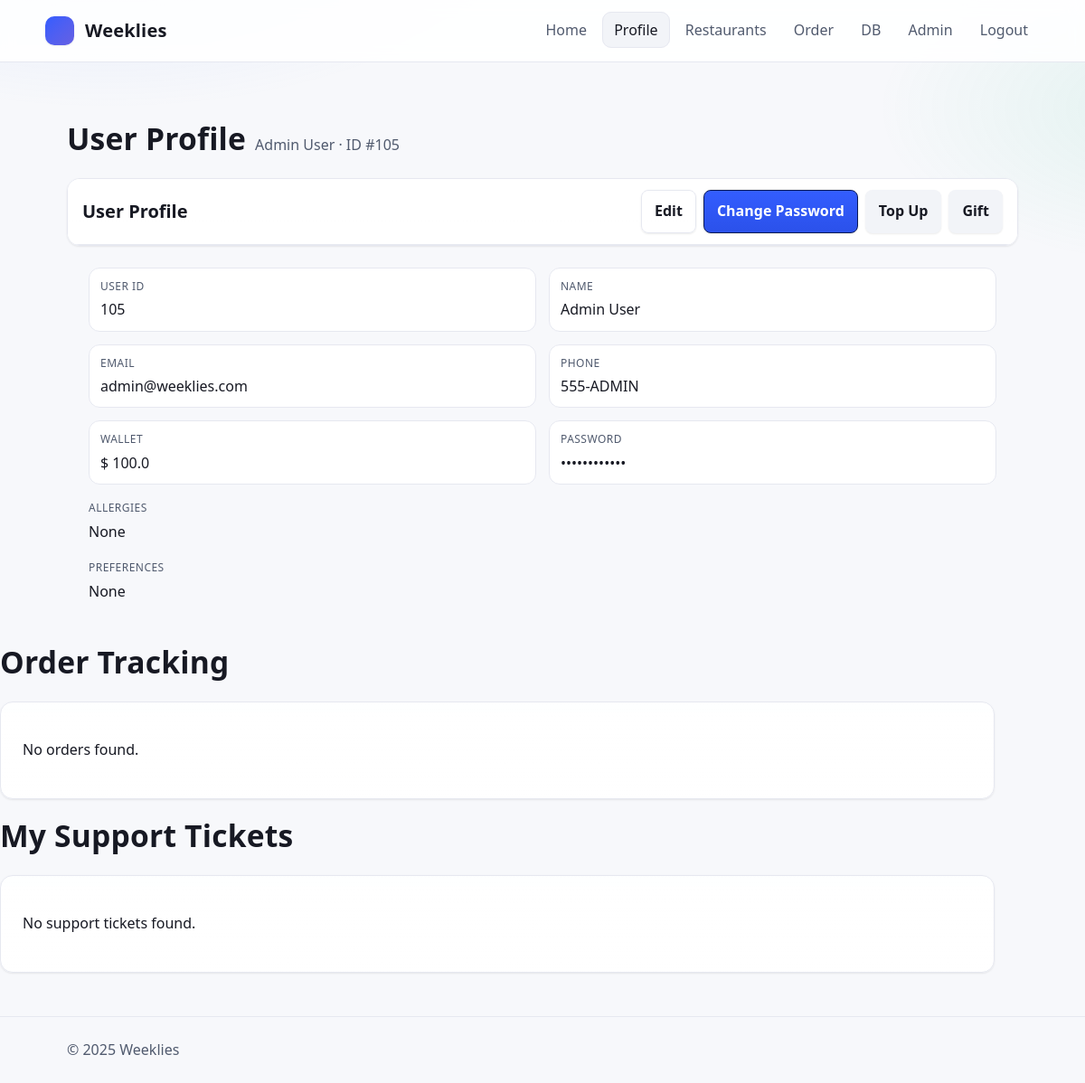
The app's page /profile (signed in), older data.
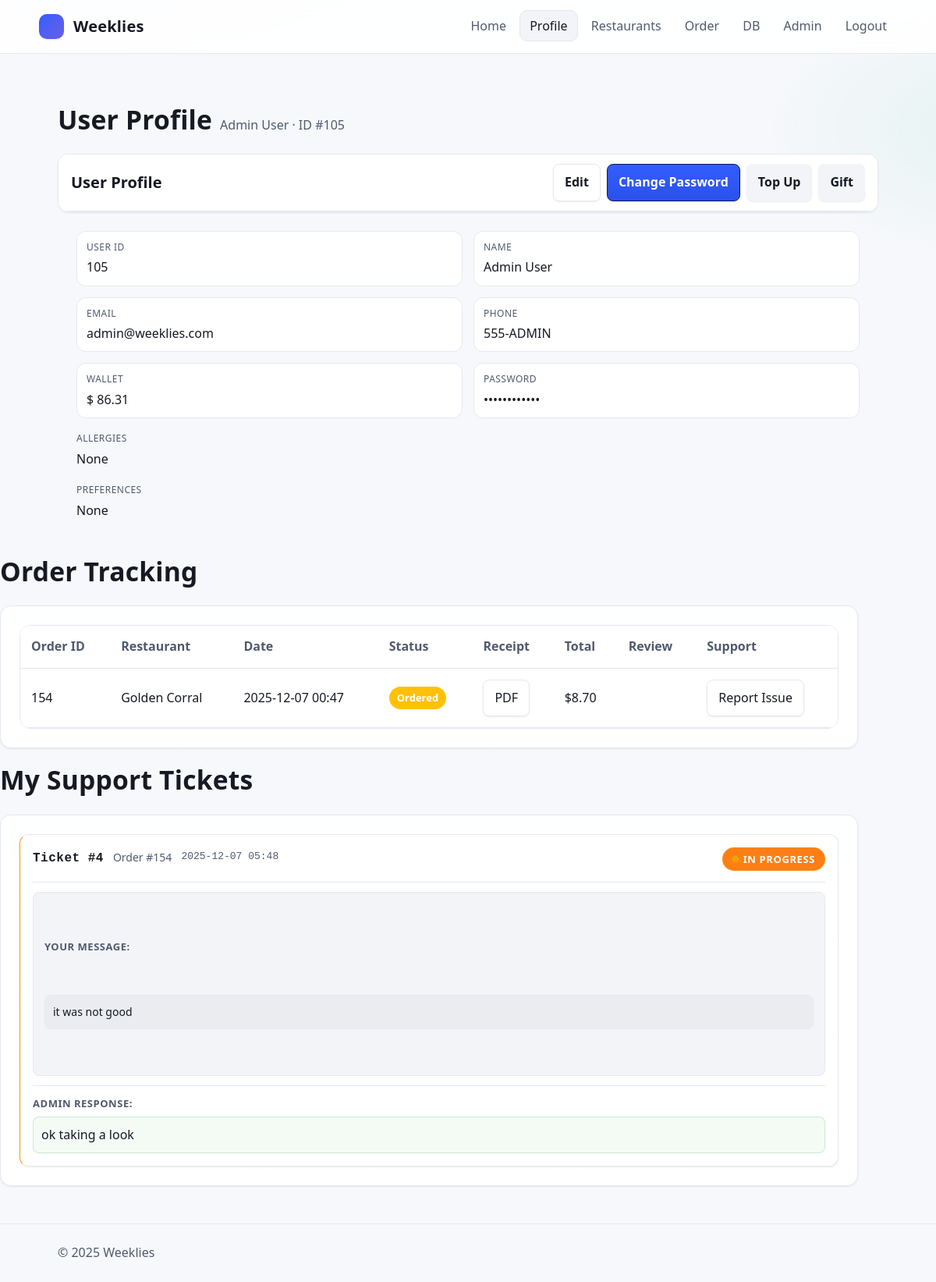
The same page, newer data.
### tables this page shows
CREATE TABLE "User" (
	"usr_id"	INTEGER NOT NULL UNIQUE,
	"first_name"	TEXT NOT NULL,
	"last_name"	TEXT NOT NULL,
	"email"	TEXT NOT NULL UNIQUE,
	"phone"	TEXT NOT NULL UNIQUE,
	"password_HS"	TEXT NOT NULL,
	"wallet"	INTEGER NOT NULL,
	"preferences"	TEXT,
	"allergies"	TEXT,
	"generated_menu"	TEXT, is_admin INTEGER DEFAULT 0,
	PRIMARY KEY("usr_id" AUTOINCREMENT)
);

CREATE TABLE "Order" (
	"ord_id"	INTEGER NOT NULL UNIQUE,
	"rtr_id"	INTEGER NOT NULL,
	"usr_id"	INTEGER NOT NULL,
	"details"	TEXT NOT NULL,
	"status"	INTEGER NOT NULL,
	PRIMARY KEY("ord_id" AUTOINCREMENT),
	FOREIGN KEY("rtr_id") REFERENCES "Restaurant"("rtr_id"),
	FOREIGN KEY("usr_id") REFERENCES "User"("usr_id")
);

CREATE TABLE "Restaurant" (
	"rtr_id"	INTEGER NOT NULL UNIQUE,
	"name"	TEXT NOT NULL,
	"description"	TEXT,
	"phone"	TEXT NOT NULL UNIQUE,
	"email"	TEXT NOT NULL UNIQUE,
	"password_HS"	TEXT NOT NULL,
	"address"	TEXT NOT NULL,
	"city"	TEXT NOT NULL,
	"state"	TEXT NOT NULL,
	"zip"	INTEGER NOT NULL,
	"hours"	TEXT,
	"status"	TEXT,
	PRIMARY KEY("rtr_id" AUTOINCREMENT)
);

CREATE TABLE Ticket (
            ticket_id INTEGER PRIMARY KEY AUTOINCREMENT,
            usr_id INTEGER NOT NULL,
            ord_id INTEGER NOT NULL,
            message TEXT NOT NULL,
            response TEXT,
            status TEXT NOT NULL DEFAULT 'Open',
            created_at TIMESTAMP DEFAULT CURRENT_TIMESTAMP,
            updated_at TIMESTAMP DEFAULT CURRENT_TIMESTAMP,
            FOREIGN KEY (usr_id) REFERENCES User(usr_id),
            FOREIGN KEY (ord_id) REFERENCES "Order"(ord_id)
        );

### Flask_app.py (the view)
@app.route('/profile')
def profile():
    if session.get('Username') is None:
        return redirect(url_for('login'))
    email = session.get('Email')
    if not email:
        return redirect(url_for('logout'))
    import json
    from datetime import datetime
    def _fmt_date(iso_str: str) -> str:
        if not iso_str:
            return ""
        try:
            dt = datetime.fromisoformat(iso_str)
            return dt.strftime("%Y-%m-%d %H:%M")
        except Exception:
            return iso_str  # if it’s not ISO, show raw
    def _fmt_total(val) -> str:
        try:
            return f"${float(val):.2f}"
        except Exception:
            return ""
    conn = create_connection(db_file)
    try:
        row = fetch_one(conn, 'SELECT usr_id,first_name,last_name,email,phone,password_HS,wallet,preferences,allergies FROM "User" WHERE email = ?', (email,))
        if not row:
            return redirect(url_for('logout'))
        user = {
            "usr_id":        row[0],
            "first_name":    row[1],
            "last_name":     row[2],
            "email":         row[3],
            "phone":         row[4],
            "password_HS":   row[5],
            "wallet":        (row[6] or 0) / 100.0,
            "preferences":   row[7] or "",
            "allergies":     row[8] or "",
        }
        session['usr_id'] = user["usr_id"]
        order_rows = fetch_all(
            conn,
            '''
            SELECT o.ord_id, o.details, o.status, r.name, r.rtr_id
            FROM "Order" o
            JOIN "Restaurant" r ON o.rtr_id = r.rtr_id
            WHERE o.usr_id = ?
            ORDER BY o.ord_id DESC
            ''',
            (user["usr_id"],)
        )
        reviewed_restaurant_rows = fetch_all(conn, 'SELECT DISTINCT rtr_id FROM "Review" WHERE usr_id = ?', (user["usr_id"],))
        reviewed_rtr_ids = {r[0] for r in reviewed_restaurant_rows}
        orders = []
        for ord_id, details, status, r_name, rtr_id in order_rows:
            placed = ""
            total = ""
            if details:
                try:
                    j = json.loads(details)
                    placed = _fmt_date(j.get("placed_at") or j.get("time"))
                    charges = j.get("charges") or {}
                    total_val = charges.get("total") or charges.get("grand_total") or charges.get("amount")
                    total = _fmt_total(total_val) if total_val is not None else ""
                except Exception:
                    pass
            is_delivered = (status or "").lower() == OrderStatus.ORDERED.get_lowercase()
            is_reviewed = rtr_id in reviewed_rtr_ids
            is_reviewable = is_delivered and not is_reviewed
            if is_reviewable:
                 reviewed_rtr_ids.add(rtr_id)
            is_reviewed_final = rtr_id in reviewed_rtr_ids and not is_reviewable
            orders.append({
                "id": ord_id,
                "date": placed,
                "status": status or "",
                "restaurant": r_name,
                "rtr_id": rtr_id,
                "total": total,
                "is_reviewable": is_reviewable,
                "is_reviewed": is_reviewed_final # <-- CORRECTED: Use the final state for display
            })
        ticket_rows = fetch_all(
            conn,
            '''
            SELECT t.ticket_id, t.ord_id, t.message, t.response, t.status,
                   t.created_at, t.updated_at, o.details
            FROM Ticket t
            JOIN "Order" o ON t.ord_id = o.ord_id
            WHERE t.usr_id = ?
            ORDER BY t.created_at DESC
            ''',
            (user["usr_id"],)
        )
        tickets = []
        for ticket_row in ticket_rows:
            ticket_id, ord_id, message, response, status, created_at, updated_at, order_details = ticket_row
            formatted_created = _fmt_date(created_at) if created_at else ""
            tickets.append({
                "ticket_id": ticket_id,
                "ord_id": ord_id,
                "message": message,
                "response": response,
                "status": status,
                "created_at": formatted_created,
                "updated_at": updated_at
            })
    finally:
        close_connection(conn)
    pw_updated = request.args.get('pw_updated')
    pw_error   = request.args.get('pw_error')
    return render_template(
        "profile.html",
        user=user,
        orders=orders,
        tickets=tickets,
        pw_updated=pw_updated,
        pw_error=pw_error
    )

### templates/profile.html (shortened to what this page needs)
<!DOCTYPE html>
<html lang="en">
  <head>
    <link
      rel="stylesheet"
      href="{{ url_for('static', filename='style.css') }}"
    />
  </head>
  <body>
    <header class="site-header">
      <div class="container">
        <a class="brand" href="{{ url_for('index') }}"
          ><span class="logo"></span> Weeklies</a
        >
        <nav>
          <a href="{{ url_for('index') }}">Home</a>
          <a href="{{ url_for('profile') }}">Profile</a>
          <a href="{{ url_for('restaurants') }}">Restaurants</a>
          <a href="{{ url_for('orders') }}">Order</a>
          <a href="{{ url_for('db_view') }}">DB</a>
          {% if session.get('is_admin') %}
          <a href="{{ url_for('admin_dashboard') }}">Admin</a>
          {% endif %}
          <a href="{{ url_for('logout') }}" data-confirm="Log out now?"
            >Logout</a
          >
        </nav>
      </div>
    </header>
    <main class="main">
      <div class="container" style="width: 100%">
        <div class="page-title">
          <h1>User Profile</h1>
          <p class="hide-sm">
            {{ user.first_name }} {{ user.last_name }} · ID #{{ user.usr_id }}
          </p>
        </div>
        <div class="card max-w-lg" style="max-width: var(--container)">
          <div
            class="card-header"
            style="
              display: flex;
              align-items: center;
              justify-content: space-between;
              padding: 12px 16px;
              border-bottom: 1px solid var(--border);
            "
          >
            <h2 style="margin: 0; font-size: 20px; font-weight: 700">
              User Profile
            </h2>
            <div style="display: flex; gap: 8px">
              <a
                class="btn btn-outline btn-sm"
                href="{{ url_for('edit_profile') }}"
                >Edit</a
              >
              <button
                type="button"
                class="btn btn-primary btn-sm"
                id="openChangePwBtn"
              >
                Change Password
              </button>
              <button
                type="button"
                class="btn btn-success btn-sm"
                id="openTopupBtn"
              >
                Top Up
              </button>
              <button
                type="button"
                class="btn btn-warning btn-sm"
                id="openGiftBtn"
              >
                Gift
              </button>
            </div>
            </div>
          </div>
          <div class="card-body">
            <div class="meta-grid">
              <div class="meta-item">
                <div class="k">User ID</div>
                <div class="v">{{ user.usr_id }}</div>
              </div>
              <div class="meta-item">
                <div class="k">Name</div>
                <div class="v">{{ user.first_name }} {{ user.last_name }}</div>
              </div>
              <div class="meta-item">
                <div class="k">Email</div>
                <div class="v">{{ user.email }}</div>
              </div>
              <div class="meta-item">
                <div class="k">Phone</div>
                <div class="v">{{ user.phone }}</div>
              </div>
              <div class="meta-item">
                <div class="k">Wallet</div>
                <div class="v">$ {{ user.wallet }}</div>
              </div>
              <div class="meta-item">
                <div class="k">Password</div>
                <div class="v">••••••••••••</div>
              </div>
            </div>
            <div style="margin-top: 16px">
              <div
                class="k"
                style="
                  font-size: 12px;
                  color: var(--muted);
                  text-transform: uppercase;
                  letter-spacing: 0.04em;
                  margin-bottom: 5px;
                "
              >
                Allergies
              </div>
              {% set allergy_list = (user.allergies or '') | trim %} {% if
              allergy_list %} {% set items = allergy_list.split(',') %}
              <div class="tags" aria-label="Allergies">
                {% for a in items %} {% set label = a.strip() %} {% if label %}
                <span class="tag">{{ label }}</span>
                {% endif %} {% endfor %}
              </div>
              {% else %}
              <div class="v">None</div>
              {% endif %}
            </div>
            <div style="margin-top: 16px">
              <div
                class="k"
                style="
                  font-size: 12px;
                  color: var(--muted);
                  text-transform: uppercase;
                  letter-spacing: 0.04em;
                  margin-bottom: 5px;
                "
              >
                Preferences
              </div>
              <div
                id="prefBubbles"
                class="bubbles"
                data-prefs="{{ (user.preferences or '') | e }}"
              ></div>
            </div>
          </div>
        </div>
        <div class="page-title" style="margin-top: 20px">
          <h1>Order Tracking</h1>
        </div>
        <div class="card max-w-lg" style="max-width: var(--container)">
          <div class="card-body">
            {% if orders %}
            <div class="table-wrap">
              <table class="table">
                <thead>
                  <tr>
                    <th scope="col">Order ID</th>
                    <th scope="col">Restaurant</th>
                    <th scope="col">Date</th>
                    <th scope="col">Status</th>
                    <th scope="col">Receipt</th>
                    <th scope="col">Total</th>
                    <th scope="col">Review</th>
                    <th scope="col">Support</th>
                  </tr>
                </thead>
                <tbody>
                  {% for order in orders %}
                  <tr>
                    <td>{{ order.id }}</td>
                    <td>{{ order.restaurant }}</td>
                    <td>{{ order.date }}</td>
                    <td>
                      {% set s = order.status|lower %} {% if s == 'delivered' %}
                      <span class="status-bubble status-delivered"
                        >Delivered</span
                      >
                      {% elif s == 'preparing' %}
                      <span class="status-bubble status-preparing"
                        >Preparing</span
                      >
                      {% elif s == 'cancelled' %}
                      <span class="status-bubble status-cancelled"
                        >Cancelled</span
                      >
                      {% elif s == 'ordered' %}
                      <span class="status-bubble status-ordered">Ordered</span>
                      {% else %} {{ order.status }} {% endif %}
                    </td>
                    <td>
                      <a
                        class="btn btn-outline btn-sm"
                        href="{{ url_for('order_receipt', ord_id=order.id) }}"
                      >
                        PDF
                      </a>
                    </td>
                    <td>{{ order.total }}</td>
                    <td>
                    </td>
                    <td>
                      <button
                        class="btn btn-outline btn-sm report-issue-btn"
                        data-order-id="{{ order.id }}"
                        data-restaurant="{{ order.restaurant }}"
                      >
                        Report Issue
                      </button>
                    </td>
                  </tr>
                  {% endfor %}
                </tbody>
              </table>
            </div>
            {% else %}
            <p>No orders found.</p>
            {% endif %}
          </div>
        </div>
        <div class="page-title" style="margin-top: 20px">
          <h1>My Support Tickets</h1>
        </div>
        <div class="card max-w-lg" style="max-width: var(--container)">
          <div class="card-body">
            {% if tickets %}
            <div class="tickets-list">
              {% for ticket in tickets %}
              <div class="ticket-item">
                <div class="ticket-header">
                  <div class="ticket-meta">
                    <span class="ticket-id">Ticket #{{ ticket.ticket_id }}</span>
                    <span class="ticket-order">Order #{{ ticket.ord_id }}</span>
                    <span class="ticket-date">{{ ticket.created_at }}</span>
                  </div>
                  <span class="ticket-status ticket-status-{{ ticket.status|lower|replace(' ', '-') }}">
                    {{ ticket.status }}
                  </span>
                </div>
                <div class="ticket-message">
                  <strong>Your Message:</strong>
                  <p>{{ ticket.message }}</p>
                </div>
                {% if ticket.response %}
                <div class="ticket-response">
                  <strong>Admin Response:</strong>
                  <p>{{ ticket.response }}</p>
                </div>
                {% endif %}
              </div>
              {% endfor %}
            </div>
            {% else %}
            <p>No support tickets found.</p>
            {% endif %}
          </div>
        </div>
    </main>
    <footer class="footer">
      <div class="container">© 2025 Weeklies</div>
    </footer>
  </body>
</html>

Row changes from the older to the newer data that the page shows:
added Order: id "154", restaurant "Golden Corral", date "2025-12-07 00:47", total "$8.70"
added Ticket: ticket_id "4", ord_id "154", created_at "2025-12-07 05:48", status "IN PROGRESS", message "it was not good", response "ok taking a look"
Text that changed along with them:
{{ user.wallet }}: "100.0" → "86.31"
text no longer shown: "No orders found. No support tickets found."
text now shown: "Order ID Restaurant Date Status Receipt Total Review Support"
